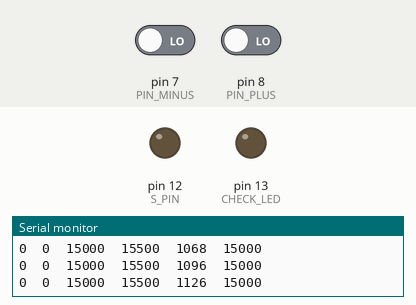
Simulated run of this sketch. Board: Arduino Uno, built with avr-gcc and run on an emulated ATmega328P. On the bench: output pins drawn as LEDs (lit = HIGH), the last lines printed to the serial monitor. Dashed ring = blinking. The inputs (shaded band) are chosen by the test bench; at power-on: pin 8 (PIN_PLUS) LOW, pin 7 (PIN_MINUS) LOW.

Above: at 1.2 s.
1.3 s: pin 8 (PIN_PLUS) driven HIGH
At 4.04 s:
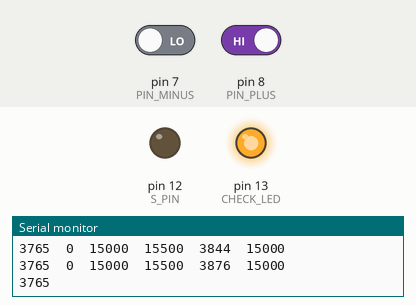
4.3 s: pin 7 (PIN_MINUS) driven HIGH
At 6.9 s:
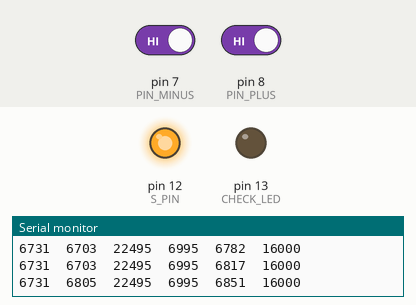
7.3 s: pin 7 (PIN_MINUS) driven LOW
At 9.41 s:
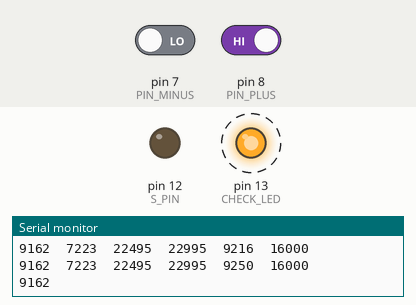
10.3 s: pin 7 (PIN_MINUS) driven HIGH and pin 8 (PIN_PLUS) driven LOW
Timing chart, 0 to 14.2 s (numbered marks = the images above; inputs shaded):
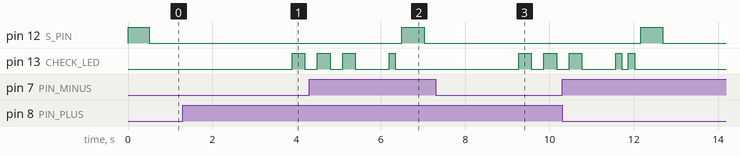

The sketch:

camera_time_lapse_with_simple_button.ino
```cpp
/*
 * 此程序用于通过简单的GND和INPUT信号PIN产生0信号和VCC(或5V等正极)和INPUT信号PIN 产生1信号来控制延时摄影的间隔时间长短。
 */

#define PIN_PLUS 8
#define PIN_MINUS 7
#define SHUTTER 500 //快门时间
#define S_PIN 12 // 继电器信号针脚
#define CHECK_LED 13

#define MIN_DELAY_TIME 1000
#define MAX_DELAY_TIME 30000 //最长间隔时间
#define DELAY_UNIT 1000 // 最小改变delay时间单位，1000为1秒

unsigned long delay_time;
unsigned long now;
unsigned long pin_plus_last_time = 0;
unsigned long pin_minus_last_time = 0;
unsigned long next_shutter_open;
unsigned long next_shutter_close;
int minus_count = 0;
int plus_count = 0;

void minus_delay_time() {
  Serial.print(pin_minus_last_time);
  Serial.print("\t");
  if ((millis() - pin_minus_last_time > 300) && digitalRead(PIN_MINUS)) {
    plus_count = 0;
    minus_count = 0;
    pin_minus_last_time = millis();
  }
  if (digitalRead(PIN_MINUS) && (millis() - pin_minus_last_time > 100)) {
    minus_count ++;
    plus_count = 0;
    pin_minus_last_time = millis();
  }
  if (minus_count >= 20) {
    delay_time -= DELAY_UNIT;
    if (delay_time < MIN_DELAY_TIME) {
      delay_time = MAX_DELAY_TIME;
    }
    digitalWrite(CHECK_LED, LOW);
    for (int i = 0; i < int(delay_time / 1000) / 5; i ++ ) {
      digitalWrite(CHECK_LED, HIGH);
      delay(300);
      digitalWrite(CHECK_LED, LOW);
      delay(300);
    }
    delay(500);
    for (int i = 0; i < int(delay_time / 1000) % 5; i ++ ) {
      digitalWrite(CHECK_LED, HIGH);
      delay(150);
      digitalWrite(CHECK_LED, LOW);
      delay(150);
    }
    plus_count = 0;
    minus_count = 0;
    next_shutter_open = millis();
    next_shutter_close = next_shutter_open + SHUTTER;
  }
}

void plus_delay_time() {
  Serial.print(pin_plus_last_time);
  Serial.print("\t");
  if ((millis() - pin_plus_last_time > 300) && digitalRead(PIN_PLUS)) {
    plus_count = 0;
    minus_count = 0;
    pin_plus_last_time = millis();
  }
  if (digitalRead(PIN_PLUS) && (millis() - pin_plus_last_time > 100)) {
    plus_count ++;
    minus_count = 0;
    pin_plus_last_time = millis();
  }
  if (plus_count >= 20) {
    delay_time += DELAY_UNIT;
    if (delay_time > MAX_DELAY_TIME) {
      delay_time = MIN_DELAY_TIME;
    }
    digitalWrite(CHECK_LED, LOW);
    for (int i = 0; i < int(delay_time / 1000) / 5; i ++ ) {
      digitalWrite(CHECK_LED, HIGH);
      delay(300);
      digitalWrite(CHECK_LED, LOW);
      delay(300);
    }
    delay(500);
    for (int i = 0; i < int(delay_time / 1000) % 5; i ++ ) {
      digitalWrite(CHECK_LED, HIGH);
      delay(150);
      digitalWrite(CHECK_LED, LOW);
      delay(150);
    }
    plus_count = 0;
    minus_count = 0;
    next_shutter_open = millis();
    next_shutter_close = next_shutter_open + SHUTTER;
  }
}


void setup() {
  delay_time = 15000;
  next_shutter_open = millis();
  next_shutter_close = next_shutter_open + SHUTTER;
  Serial.begin(9600);
  pinMode(PIN_PLUS, INPUT);
  pinMode(PIN_MINUS, INPUT);
  pinMode(S_PIN, OUTPUT);
  pinMode(CHECK_LED, OUTPUT);
  digitalWrite(CHECK_LED, LOW);
}


void loop() {
  plus_delay_time();
  minus_delay_time();
  Serial.print(next_shutter_open);
  Serial.print("\t");
  Serial.print(next_shutter_close);
  Serial.print("\t");
  now = millis();
  Serial.print(now);
  Serial.print("\t");
  if (now >= next_shutter_open) {
    digitalWrite(S_PIN, HIGH);
    next_shutter_open = next_shutter_open + delay_time;
  }
  if (now >= next_shutter_close) {
    digitalWrite(S_PIN, LOW);
    next_shutter_close = next_shutter_open + SHUTTER;
  }
  Serial.println(delay_time);
}
```

Measured:
- after the input at 1.3 s, pin 13 (CHECK_LED): LOW → HIGH after 2.6 s, → LOW 0.30 s later
- after the input at 7.3 s, pin 13 (CHECK_LED): alternates HIGH for 0.30 s and LOW for 0.30 s, starting after 2.0 s
